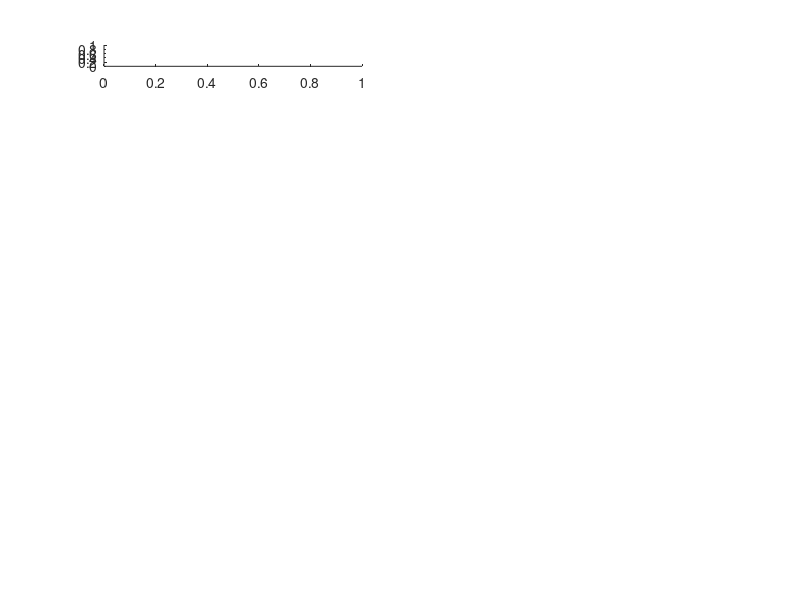

Here is the MATLAB script that generated this plot: (Note: this script raises an error after producing the figure.)
% Plot all parameters and cost

figure(2)
for jp1=1:2;
    for jp2=1:9;
        subplot(9,2,jp2+(jp1-1)*9);
            plot(pscaled(jp2+(jp1-1)*9,1:j-1))
            %hold on
            %plot(ave(jp2+(jp1-1)*9,1:j-1),'r')
    end
end

% Plot slope of all parameters and cost

%figure(3)
%for jp1=1:2;
%    for jp2=1:9;
%        subplot(9,2,jp2+(jp1-1)*9);
%            plot(aved(jp2+(jp1-1)*9,120:j-1))
%    end
%end

% Plot all scaled parameters together

figure(4)
plot(cost(jbest,1:j-1))
%hold on
%plot(avec(1:j-1),'r')

% Plot Cost

figure(5)
plot(pscaled(:,1:j-1)')


% Find the best setting of the parameters
[y,mj] = min(cost(1,2:j-1));

aveparams=zeros(1,18);

aveparams(1,:)=params(:,mj);


    PARAM.INIT.SIGZ0 = aveparams(1);           % Bunch Length
    PARAM.INIT.SIGD0 = aveparams(2);           % Initial Energy Spread
    PARAM.INIT.NPART = aveparams(3);           % Number of Particles
    PARAM.INIT.ASYM = aveparams(4);            % Initial Gaussian Asymmetry
    PARAM.NRTL.AMPL = aveparams(5);            % Amplitude of RF Compressor
    PARAM.NRTL.PHAS = aveparams(6);            % RF Compressor Phase
    PARAM.NRTL.ELO = aveparams(7);             % Low Energy Cutoff
    PARAM.NRTL.EHI = aveparams(8);             % High Energy Cutoff
    decker = aveparams(9);                     % 2-10 Phase
    ramp = aveparams(10);                      % Ramp Phase
    PARAM.LI10.ELO = aveparams(11);            % Low Energy Cutoff
    PARAM.LI10.EHI = aveparams(12);            % High Energy Cutoff
    PARAM.LI20.ELO = aveparams(13);            % Low Energy Cutoff
    PARAM.LI20.EHI = aveparams(14);            % High Energy Cutoff
    PARAM.LI20.BETA = aveparams(15);           % Beta Function
    PARAM.LI20.R16 = aveparams(16);            % Dispersion
    PARAM.LI20.T166 = aveparams(17);           % 2nd Order Dispersion
    delta = aveparams(18);                     % Energy offset

    PARAM.LONE.PHAS = decker+ramp;  % Total Phase
    PARAM.LONE.GAIN = (PARAM.ENRG.E1 - PARAM.ENRG.E0)/cosd(PARAM.LONE.PHAS); % Energy gain

    
    % Run LiTrack
    OUT = LiTrackOpt('FACETpar');
    
    % Interpolate simulated spectrum
    sim_spectrum = interpSim(OUT,spectrum_axis,PARAM.SIMU.BIN,delta,PARAM.LI20.R16);
    
    % Calculate residual
    residual = sum((sim_spectrum - data_spectrum).^2);
    
    % Set Cost as the value of the residual
    cost(jbest,j+1) = residual;
    

% Compare to the initial conditions

    PARAM.INIT.SIGZ0 = paramsorig(1);           % Bunch Length
    PARAM.INIT.SIGD0 = paramsorig(2);           % Initial Energy Spread
    PARAM.INIT.NPART = paramsorig(3);           % Number of Particles
    PARAM.INIT.ASYM = paramsorig(4);            % Initial Gaussian Asymmetry
    PARAM.NRTL.AMPL = paramsorig(5);            % Amplitude of RF Compressor
    PARAM.NRTL.PHAS = paramsorig(6);            % RF Compressor Phase
    PARAM.NRTL.ELO = paramsorig(7);             % Low Energy Cutoff
    PARAM.NRTL.EHI = paramsorig(8);             % High Energy Cutoff
    decker = paramsorig(9);                     % 2-10 Phase
    ramp = paramsorig(10);                      % Ramp Phase
    PARAM.LI10.ELO = paramsorig(11);            % Low Energy Cutoff
    PARAM.LI10.EHI = paramsorig(12);            % High Energy Cutoff
    PARAM.LI20.ELO = paramsorig(13);            % Low Energy Cutoff
    PARAM.LI20.EHI = paramsorig(14);            % High Energy Cutoff
    PARAM.LI20.BETA = paramsorig(15);           % Beta Function
    PARAM.LI20.R16 = paramsorig(16);            % Dispersion
    PARAM.LI20.T166 = paramsorig(17);           % 2nd Order Dispersion
    delta = paramsorig(18);                     % Energy offset

    PARAM.LONE.PHAS = decker+ramp;  % Total Phase
    PARAM.LONE.GAIN = (PARAM.ENRG.E1 - PARAM.ENRG.E0)/cosd(PARAM.LONE.PHAS); % Energy gain

    
    % Run LiTrack
    OUT = LiTrackOpt('FACETpar');
    
    % Interpolate simulated spectrum
    sim_spectrum_original = interpSim(OUT,spectrum_axis,PARAM.SIMU.BIN,delta,PARAM.LI20.R16);
    
    % Calculate residual
    residual_original = sum((sim_spectrum_original - data_spectrum).^2);
    
   
    
% Plot Output
figure(6)
plot(spectrum_axis,data_spectrum,'g',spectrum_axis,sim_spectrum_original,'r',spectrum_axis,sim_spectrum,'b');
legend('DATA','INITIAL CONDITIONS','ES-OPTIMIZED SIMULATION');
xlabel('X (mm)','fontsize',14);
text(-3.5,5.5e-3,['Original Residual = ' num2str(residual_original,'%0.2e')],'fontsize',14);
text(-3.5,5e-3,['Residual after ES = ' num2str(residual,'%0.2e')],'fontsize',14);



figure(9)
for jpc=1:bsteps;
    subplot(bsteps,1,jpc)
    plot(cost(jpc,1:ESsteps-1))
end


